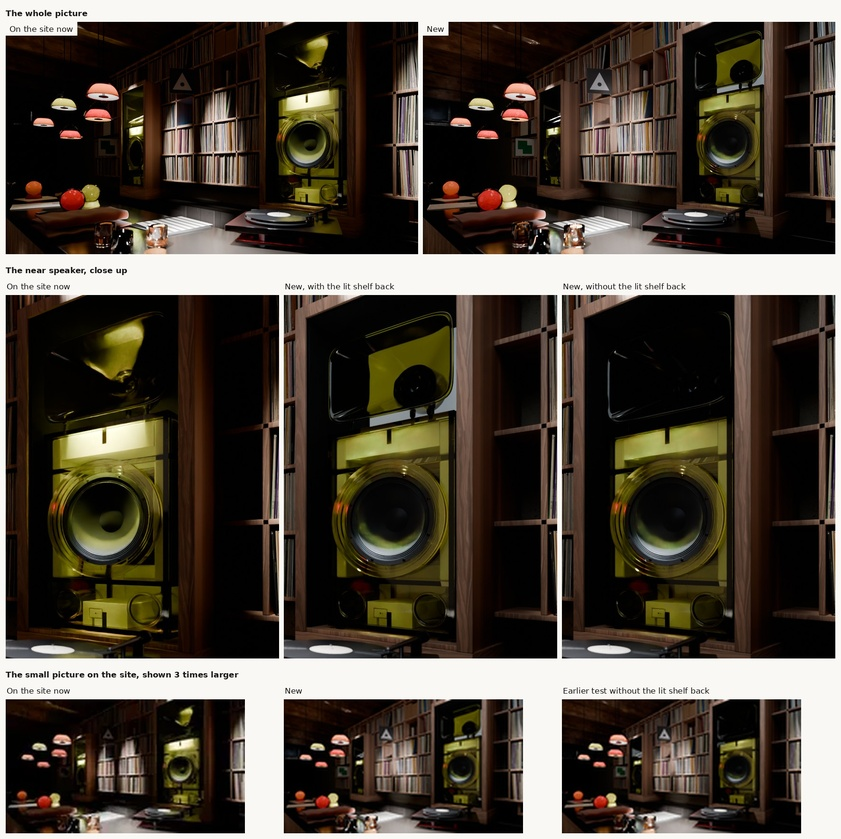
#> input picture spinoffs/barkhorn/coordinator/bar-picture-now-and-new-2026-11-22.jpg, 841 x 839 px, shrunk from 1772 x 1766 before the run
$ python spec_check.py ../coordinator/bar-picture-now-and-new-2026-11-22.jpg ../coordinator/core-cozy-corner-2026-11-24.jpg
#> lines starting #> are read from the running program, lines starting #| are printed output that depends on the picture
"""Checks a night picture against the coordinator's spec (r46-owner-notes 65ec7c5f, night-picture-spec-2026-11-04.md).

    python3 spinoffs/barkhorn/night-pictures/spec_check.py IMAGE.png wide|tall [--lamp-box x0 y0 x1 y1]

- The box: the speaker's parts from the engine's report beside the image (NAME.report.json, parts_2d), as fractions of
  the frame; with --lamp-box (fractions) the lamp's own extent is added ('the speaker with its lamp').
- The text zones: relative luminance (sRGB to linear, Rec. 709 weights) at or under 0.09, as the 99th percentile, so
  no speculars either.
- The floor pool outside the speaker's column: the wide file's floor (y >= 0.78) outside x 0.42-0.58, and below
  y 0.88 anywhere, should stay as dark as the text zones.
- The edges: nothing bright within 4 % of an edge (the 99th percentile there, against the zones' limit).
"""
import json
import sys
from pathlib import Path

import numpy as np
from PIL import Image

BOX = {'wide': (0.418, 0.20, 0.582, 0.78), 'tall': (0.35, 0.25, 0.65, 0.59)}
ZONES = {
    'wide': {'lower-left': (0.02, 0.69, 0.44, 1.0), 'lower-right': (0.55, 0.77, 0.98, 1.0),
             'top-left': (0.0, 0.0, 0.41, 0.22), 'top-right': (0.61, 0.0, 1.0, 0.22)},
    'tall': {'lower-band': (0.0, 0.61, 1.0, 1.0), 'top-left': (0.0, 0.0, 0.50, 0.25), 'top-right': (0.77, 0.0, 1.0, 0.25)},
}
LIMIT = 0.09


def lum(img):
    a = np.asarray(img.convert('RGB')).astype(np.float64) / 255.0
    lin = np.where(a <= 0.04045, a / 12.92, ((a + 0.055) / 1.055) ** 2.4)
    return lin @ np.array([0.2126, 0.7152, 0.0722])


def main():
    path, fmt = sys.argv[1], sys.argv[2]
    im = Image.open(path); W, H = im.size
#> in main, im is the input picture: PIL image 841x839 RGB; mean R, G, B 79.3, 71.5, 61.5
#> after `W, H = im.size`: W = 841; H = 839
    L = lum(im)
#> in lum, `lin = np.where(a <= 0.04045, a / 12.92, ((a + 0.055) / 1.055) ** 2.4)`:
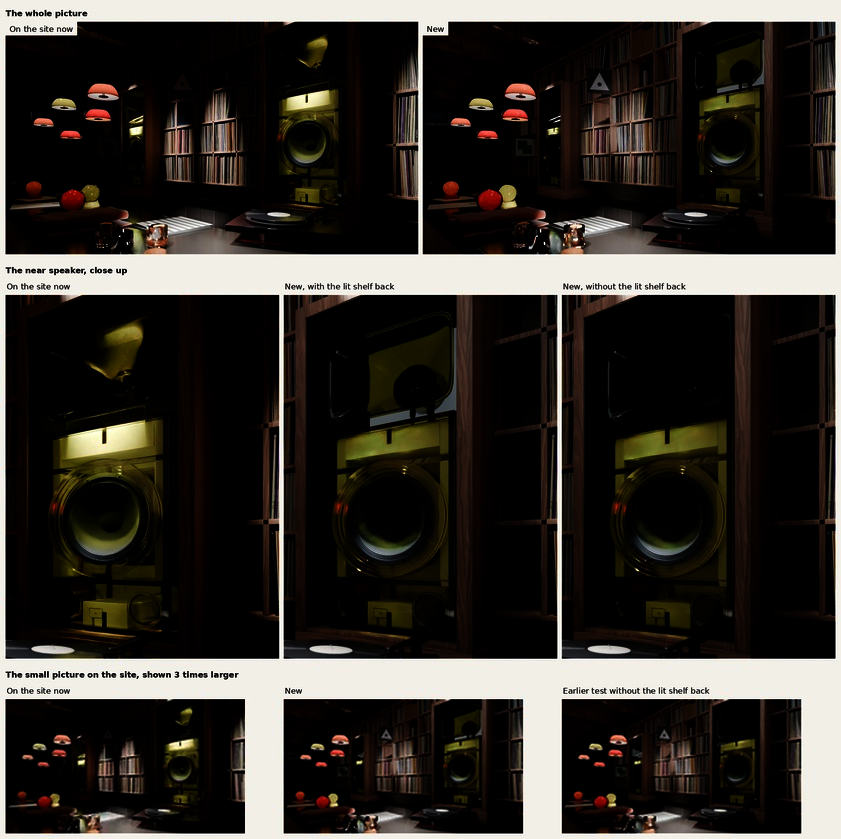
#> lin: shape (839, 841, 3) float64; mean R, G, B 0.213, 0.198, 0.177
#> in lum, `return lin @ np.array([0.2126, 0.7152, 0.0722])`:
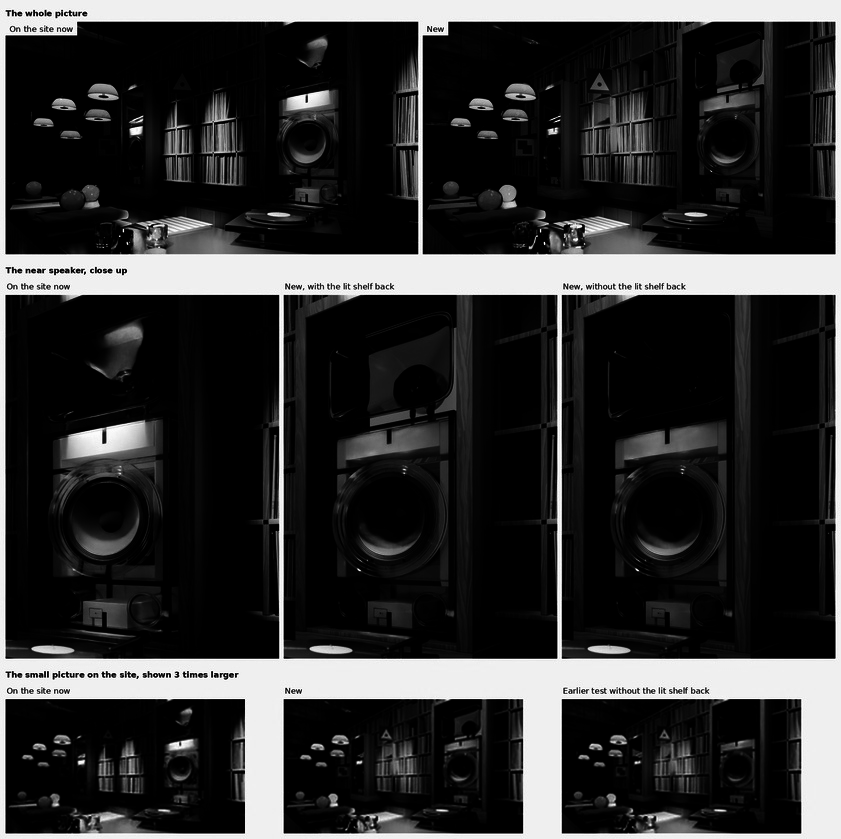
#> returned value: shape (839, 841) float64; min 0, max 1, mean 0.2
    rep = Path(path).with_suffix('.report.json')
    parts = json.loads(rep.read_text()).get('parts_2d', {}) if rep.exists() else {}
    if parts:
        RW, RH = json.loads(rep.read_text()).get('size', [W, H])
        xs0 = min(p['box_px'][0] for p in parts.values()); ys0 = min(p['box_px'][1] for p in parts.values())
        xs1 = max(p['box_px'][2] for p in parts.values()); ys1 = max(p['box_px'][3] for p in parts.values())
        box = [xs0 / RW, ys0 / RH, xs1 / RW, ys1 / RH]
        if '--lamp-box' in sys.argv:
            i = sys.argv.index('--lamp-box'); lb = [float(v) for v in sys.argv[i + 1:i + 5]]
            box = [min(box[0], lb[0]), min(box[1], lb[1]), max(box[2], lb[2]), max(box[3], lb[3])]
        B = BOX[fmt]
        ok = box[0] >= B[0] and box[1] >= B[1] and box[2] <= B[2] and box[3] <= B[3]
        print(f'box: speaker{" with its lamp" if "--lamp-box" in sys.argv else ""} x {box[0]:.3f}-{box[2]:.3f} y {box[1]:.3f}-{box[3]:.3f};'
              f' the spec\'s x {B[0]}-{B[2]} y {B[1]}-{B[3]}: {"INSIDE" if ok else "OUTSIDE"}')
    worst = 0.0
    for name, (x0, y0, x1, y1) in ZONES[fmt].items():
        z = L[int(y0 * H):int(y1 * H), int(x0 * W):int(x1 * W)]
        p99, mean = float(np.percentile(z, 99)), float(z.mean())
        worst = max(worst, p99)
        print(f'zone {name:12s} mean {mean:.3f}  p99 {p99:.3f}  {"ok" if p99 <= LIMIT else "TOO BRIGHT"}')
    if fmt == 'wide':
        fl = np.concatenate([L[int(0.78 * H):, :int(0.42 * W)].ravel(), L[int(0.78 * H):, int(0.58 * W):].ravel()])
        below = L[int(0.88 * H):, :].ravel()
        print(f'floor outside the column (y >= 0.78) p99 {np.percentile(fl, 99):.3f}; below y 0.88 p99 {np.percentile(below, 99):.3f}'
              f'  {"ok" if max(np.percentile(fl, 99), np.percentile(below, 99)) <= LIMIT else "TOO BRIGHT"}')
    e = int(0.04 * min(W, H))
    edges = np.concatenate([L[:e].ravel(), L[-e:].ravel(), L[:, :e].ravel(), L[:, -e:].ravel()])
    print(f'edges (4 %) mean {edges.mean():.3f} p99 {np.percentile(edges, 99):.3f}  {"ok" if np.percentile(edges, 99) <= LIMIT else "BRIGHT"}')


if __name__ == '__main__':
#> (the run stopped early here; a loop or call above may not have finished)
